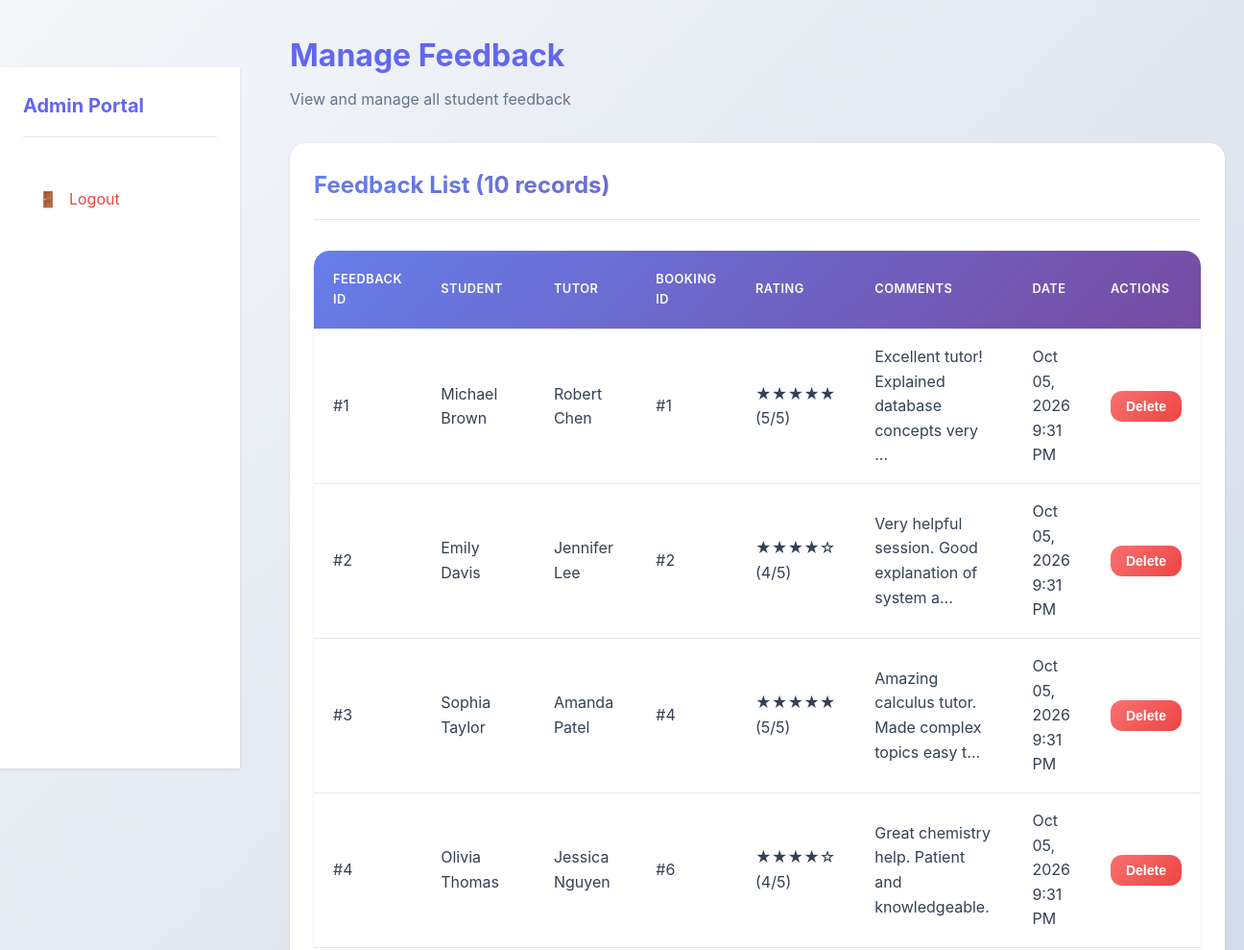
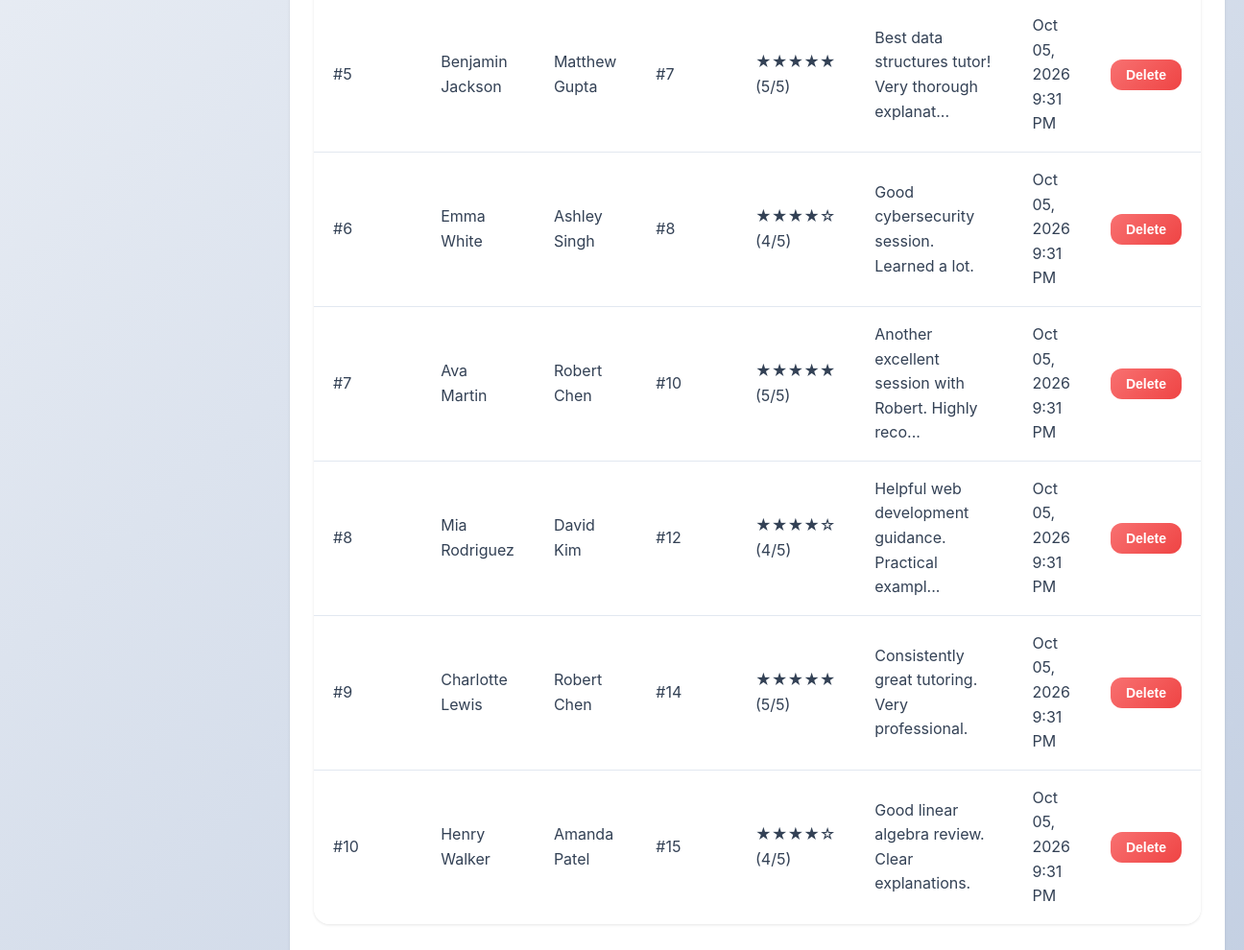
The page /admin/feedback.php (signed in) on the database its author committed (2 pictures, top to bottom).
### tables this page shows
CREATE TABLE feedback (
    feedback_id INT AUTO_INCREMENT PRIMARY KEY,
    student_id INT NOT NULL,
    tutor_id INT NOT NULL,
    booking_id INT,
    rating INT NOT NULL CHECK (rating >= 1 AND rating <= 5),
    comments TEXT,
    created_at TIMESTAMP DEFAULT CURRENT_TIMESTAMP,
    FOREIGN KEY (student_id) REFERENCES students(student_id) ON DELETE CASCADE,
    FOREIGN KEY (tutor_id) REFERENCES tutors(tutor_id) ON DELETE CASCADE,
    FOREIGN KEY (booking_id) REFERENCES bookings(booking_id) ON DELETE SET NULL
);

CREATE TABLE students (
    student_id INT AUTO_INCREMENT PRIMARY KEY,
    student_number VARCHAR(20) NOT NULL UNIQUE,
    first_name VARCHAR(50) NOT NULL,
    last_name VARCHAR(50) NOT NULL,
    email VARCHAR(100) NOT NULL UNIQUE,
    password VARCHAR(255) NOT NULL,
    program_id INT,
    created_at TIMESTAMP DEFAULT CURRENT_TIMESTAMP,
    FOREIGN KEY (program_id) REFERENCES programs(program_id) ON DELETE SET NULL
);

CREATE TABLE tutors (
    tutor_id INT AUTO_INCREMENT PRIMARY KEY,
    tutor_number VARCHAR(20) NOT NULL UNIQUE,
    first_name VARCHAR(50) NOT NULL,
    last_name VARCHAR(50) NOT NULL,
    email VARCHAR(100) NOT NULL UNIQUE,
    password VARCHAR(255) NOT NULL,
    phone VARCHAR(20),
    status ENUM('active', 'inactive') DEFAULT 'active',
    created_at TIMESTAMP DEFAULT CURRENT_TIMESTAMP
);

CREATE TABLE bookings (
    booking_id INT AUTO_INCREMENT PRIMARY KEY,
    student_id INT NOT NULL,
    tutor_id INT NOT NULL,
    module_id INT NOT NULL,
    slot_id INT,
    booking_date TIMESTAMP DEFAULT CURRENT_TIMESTAMP,
    status ENUM('pending', 'confirmed', 'completed', 'cancelled') DEFAULT 'pending',
    reason TEXT,
    created_at TIMESTAMP DEFAULT CURRENT_TIMESTAMP,
    FOREIGN KEY (student_id) REFERENCES students(student_id) ON DELETE CASCADE,
    FOREIGN KEY (tutor_id) REFERENCES tutors(tutor_id) ON DELETE CASCADE,
    FOREIGN KEY (module_id) REFERENCES modules(module_id) ON DELETE CASCADE,
    FOREIGN KEY (slot_id) REFERENCES available_slots(slot_id) ON DELETE SET NULL
);

### includes/functions.php (called while the page is built, shortened)
<?php
function formatDateTime($datetime) {
    return date('M d, Y g:i A', strtotime($datetime));
}
function generateStarRating($rating) {
    $stars = '';
    for ($i = 1; $i <= 5; $i++) {
        if ($i <= $rating) {
            $stars .= '★';
        } else {
            $stars .= '☆';
        }
    }
    return $stars;
}
function truncateText($text, $length = 50) {
    if (strlen($text) <= $length) {
        return $text;
    }
    return substr($text, 0, $length) . '...';
}
?>

### admin/feedback.php (the view, shortened to what this page needs)
<?php
require_once '../config/database.php';
require_once '../includes/functions.php';
$feedback = $pdo->query("
    SELECT f.*, s.first_name as student_name, s.last_name as student_last_name,
    t.first_name as tutor_name, t.last_name as tutor_last_name,
    b.booking_id
    FROM feedback f
    JOIN students s ON f.student_id = s.student_id
    JOIN tutors t ON f.tutor_id = t.tutor_id
    LEFT JOIN bookings b ON f.booking_id = b.booking_id
    ORDER BY f.created_at DESC
")->fetchAll();
?>
<!DOCTYPE html>
<html lang="en">
<head>
    <link rel="stylesheet" href="../assets/css/style.css">
</head>
<body>
    <div class="dashboard-layout">
        <?php include '../includes/sidebar.php'; ?>
        <div class="main-content">
            <div class="container-fluid">
                <div class="page-header">
                    <h1>Manage Feedback</h1>
                    <p>View and manage all student feedback</p>
                </div>
                <div class="card">
                    <div class="card-header">
                        <h2>Feedback List (<?php echo count($feedback); ?> records)</h2>
                    </div>
                    <div class="card-body">
                        <div class="table-responsive">
                            <table>
                                <thead>
                                    <tr>
                                        <th>Feedback ID</th>
                                        <th>Student</th>
                                        <th>Tutor</th>
                                        <th>Booking ID</th>
                                        <th>Rating</th>
                                        <th>Comments</th>
                                        <th>Date</th>
                                        <th>Actions</th>
                                    </tr>
                                </thead>
                                <tbody>
                                    <?php foreach ($feedback as $fb): ?>
                                    <tr>
                                        <td>#<?php echo $fb['feedback_id']; ?></td>
                                        <td><?php echo htmlspecialchars($fb['student_name'] . ' ' . $fb['student_last_name']); ?></td>
                                        <td><?php echo htmlspecialchars($fb['tutor_name'] . ' ' . $fb['tutor_last_name']); ?></td>
                                        <td><?php echo $fb['booking_id'] ? '#' . $fb['booking_id'] : 'N/A'; ?></td>
                                        <td>
                                            <span class="stars"><?php echo generateStarRating($fb['rating']); ?></span>
                                            (<?php echo $fb['rating']; ?>/5)
                                        </td>
                                        <td><?php echo truncateText(htmlspecialchars($fb['comments'] ?? 'N/A'), 50); ?></td>
                                        <td><?php echo formatDateTime($fb['created_at']); ?></td>
                                        <td>
                                            <form method="POST" action="" style="display: inline;" onsubmit="return confirm('Are you sure you want to delete this feedback?');">
                                                <button type="submit" class="btn btn-sm btn-danger">Delete</button>
                                            </form>
                                        </td>
                                    </tr>
                                    <?php endforeach; ?>
                                </tbody>
                            </table>
                        </div>
                    </div>
                </div>
            </div>
        </div>
    </div>
</body>
</html>

### assets/css/style.css (style rules this page uses)
:root { --primary-color: #6366f1; --primary-dark: #4f46e5; --primary-light: #818cf8; --secondary-color: #8b5cf6; --success-color: #10b981; --danger-color: #ef4444; --warning-color: #f59e0b; --info-color: #06b6d4; --light-color: #f8fafc; --dark-color: #1e293b; --border-color: #e2e8f0; --text-color: #334155; --text-muted: #64748b; --white: #ffffff; --shadow: 0 1px 3px rgba(0, 0, 0, 0.1); --shadow-lg: 0 10px 25px rgba(0, 0, 0, 0.15); --shadow-xl: 0 20px 40px rgba(0, 0, 0, 0.2); --radius: 12px; --radius-lg: 16px; --gradient-primary: linear-gradient(135deg, #667eea 0%, #764ba2 100%); --gradient-secondary: linear-gradient(135deg, #f093fb 0%, #f5576c 100%); --gradient-success: linear-gradient(135deg, #4facfe 0%, #00f2fe 100%); }
* { margin: 0; padding: 0; box-sizing: border-box; }
body { font-family: -apple-system, BlinkMacSystemFont, 'Segoe UI', Roboto, 'Helvetica Neue', Arial, sans-serif; line-height: 1.6; color: var(--text-color); background: linear-gradient(135deg, #f5f7fa 0%, #c3cfe2 100%); min-height: 100vh; display: flex; flex-direction: column; }
html { scroll-behavior: smooth; }
.container-fluid { width: 100%; padding: 0 20px; }
.btn { display: inline-block; padding: 0.85rem 1.75rem; border: none; border-radius: var(--radius); font-size: 1rem; font-weight: 600; text-decoration: none; cursor: pointer; transition: all 0.3s ease; text-align: center; position: relative; overflow: hidden; transform: translateY(0); }
.btn::before { content: ''; position: absolute; top: 50%; left: 50%; width: 0; height: 0; border-radius: 50%; background: rgba(255, 255, 255, 0.3); transform: translate(-50%, -50%); transition: width 0.6s, height 0.6s; }
.btn-danger { background: linear-gradient(135deg, #f87171 0%, #ef4444 100%); color: var(--white); }
.btn-sm { padding: 0.5rem 1rem; font-size: 0.875rem; }
.card { background: var(--white); border-radius: var(--radius-lg); box-shadow: var(--shadow); padding: 1.5rem; margin-bottom: 1.5rem; transition: all 0.3s ease; border: 1px solid transparent; }
.card-header { border-bottom: 1px solid var(--border-color); padding-bottom: 1rem; margin-bottom: 1rem; }
.card-header h2, .card-header h3 { background: var(--gradient-primary); -webkit-background-clip: text; -webkit-text-fill-color: transparent; background-clip: text; margin: 0; }
.card-body { padding: 1rem 0; }
.table-responsive { overflow-x: auto; margin-bottom: 1.5rem; border-radius: var(--radius-lg); box-shadow: var(--shadow); }
table { width: 100%; border-collapse: separate; border-spacing: 0; background-color: var(--white); border-radius: var(--radius-lg); overflow: hidden; }
table thead { background: var(--gradient-primary); color: var(--white); }
table th, table td { padding: 1rem 1.25rem; text-align: left; border-bottom: 1px solid var(--border-color); transition: background-color 0.3s ease; }
table th { font-weight: 600; text-transform: uppercase; font-size: 0.8rem; letter-spacing: 0.5px; padding: 1.25rem; }
table tbody tr { transition: all 0.3s ease; }
table tbody tr:last-child td { border-bottom: none; }
.dashboard-layout { display: grid; grid-template-columns: 250px 1fr; gap: 2rem; min-height: calc(100vh - 70px); }
.main-content { padding: 2rem 0; }
.page-header { margin-bottom: 2rem; }
.page-header h1 { color: var(--primary-color); margin-bottom: 0.5rem; }
.page-header p { color: var(--text-muted); }

### rows shown on the page
feedback: feedback_id "1", student.last_name "Michael Brown", tutor.last_name "Robert Chen", booking.booking_id "1", rating "★★★★★", rating "5", comments "Excellent tutor! Explained database concepts very ...", created_at "Oct 05, 2026 9:31 PM"
feedback: feedback_id "2", student.last_name "Emily Davis", tutor.last_name "Jennifer Lee", booking.booking_id "2", rating "★★★★☆", rating "4", comments "Very helpful session. Good explanation of system a...", created_at "Oct 05, 2026 9:31 PM"
feedback: feedback_id "3", student.last_name "Sophia Taylor", tutor.last_name "Amanda Patel", booking.booking_id "4", rating "★★★★★", rating "5", comments "Amazing calculus tutor. Made complex topics easy t...", created_at "Oct 05, 2026 9:31 PM"
feedback: feedback_id "4", student.last_name "Olivia Thomas", tutor.last_name "Jessica Nguyen", booking.booking_id "6", rating "★★★★☆", rating "4", comments "Great chemistry help. Patient and knowledgeable.", created_at "Oct 05, 2026 9:31 PM"
feedback: feedback_id "5", student.last_name "Benjamin Jackson", tutor.last_name "Matthew Gupta", booking.booking_id "7", rating "★★★★★", rating "5", comments "Best data structures tutor! Very thorough explanat...", created_at "Oct 05, 2026 9:31 PM"
feedback: feedback_id "6", student.last_name "Emma White", tutor.last_name "Ashley Singh", booking.booking_id "8", rating "★★★★☆", rating "4", comments "Good cybersecurity session. Learned a lot.", created_at "Oct 05, 2026 9:31 PM"
feedback: feedback_id "7", student.last_name "Ava Martin", tutor.last_name "Robert Chen", booking.booking_id "10", rating "★★★★★", rating "5", comments "Another excellent session with Robert. Highly reco...", created_at "Oct 05, 2026 9:31 PM"
feedback: feedback_id "8", student.last_name "Mia Rodriguez", tutor.last_name "David Kim", booking.booking_id "12", rating "★★★★☆", rating "4", comments "Helpful web development guidance. Practical exampl...", created_at "Oct 05, 2026 9:31 PM"
feedback: feedback_id "9", student.last_name "Charlotte Lewis", tutor.last_name "Robert Chen", booking.booking_id "14", rating "★★★★★", rating "5", comments "Consistently great tutoring. Very professional.", created_at "Oct 05, 2026 9:31 PM"
feedback: feedback_id "10", student.last_name "Henry Walker", tutor.last_name "Amanda Patel", booking.booking_id "15", rating "★★★★☆", rating "4", comments "Good linear algebra review. Clear explanations.", created_at "Oct 05, 2026 9:31 PM"

### other values the page prints
getCurrentUserRole() "Admin"
count($feedback) "10"
